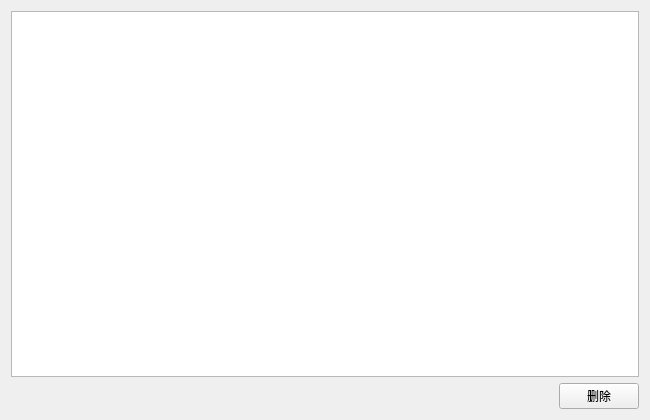
<?xml version="1.0" encoding="UTF-8"?>
<ui version="4.0">
 <class>MyQListWidgetByModelView</class>
 <widget class="QWidget" name="MyQListWidgetByModelView">
  <property name="geometry">
   <rect>
    <x>0</x>
    <y>0</y>
    <width>650</width>
    <height>420</height>
   </rect>
  </property>
  <property name="windowTitle">
   <string>MyQListWidgetByModelView</string>
  </property>
  <layout class="QVBoxLayout" name="verticalLayout">
   <item>
    <widget class="QListWidget" name="listWidget"/>
   </item>
   <item>
    <layout class="QHBoxLayout" name="horizontalLayout">
     <item>
      <spacer name="horizontalSpacer">
       <property name="orientation">
        <enum>Qt::Horizontal</enum>
       </property>
       <property name="sizeHint" stdset="0">
        <size>
         <width>40</width>
         <height>20</height>
        </size>
       </property>
      </spacer>
     </item>
     <item>
      <widget class="QPushButton" name="btnDelete">
       <property name="text">
        <string>删除</string>
       </property>
      </widget>
     </item>
    </layout>
   </item>
  </layout>
 </widget>
 <layoutdefault spacing="6" margin="11"/>
 <resources/>
 <connections/>
</ui>
